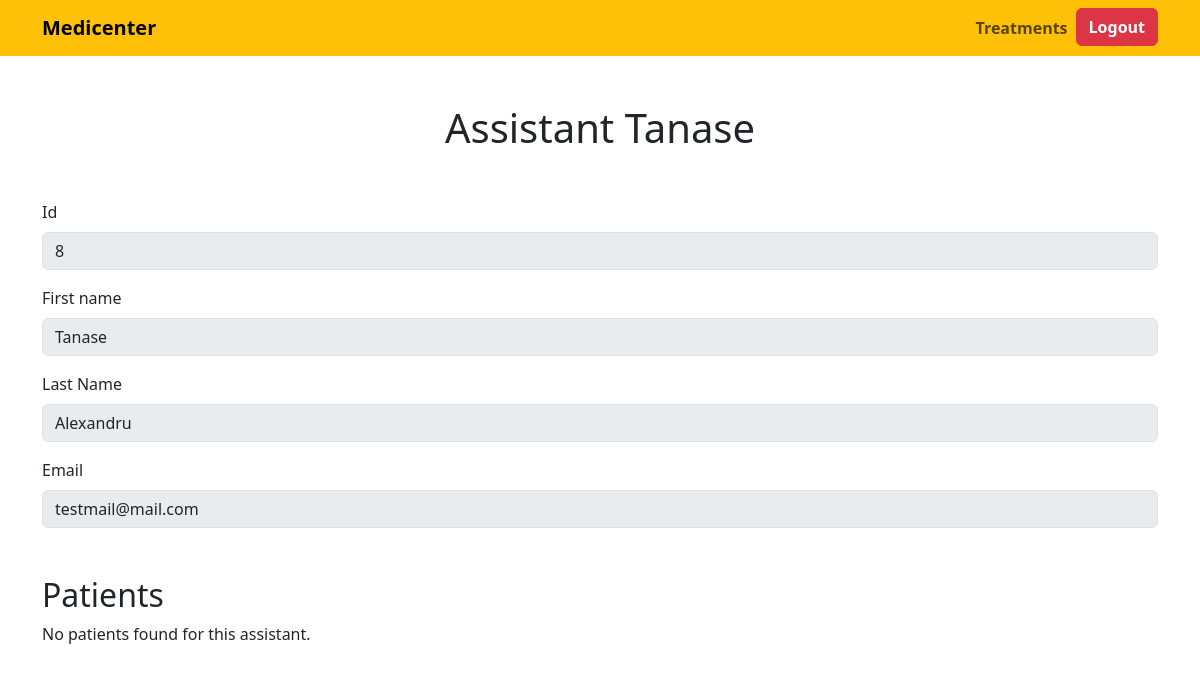
The page /assistants/8 (signed in) on the database as committed earlier.
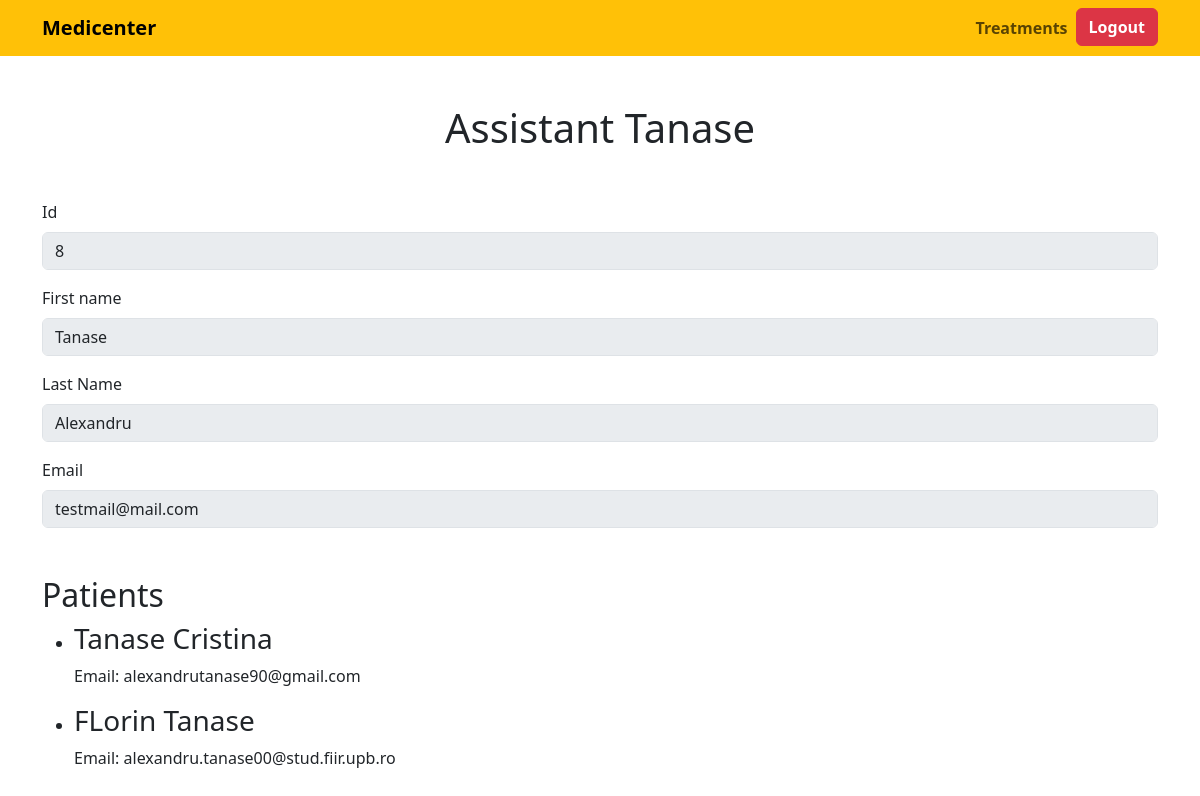
The same page on the database as committed later.
### api/models.py (models this page shows, shortened)
class Patient(models.Model):
    first_name = models.CharField(max_length=30, null=True)
    last_name = models.CharField(max_length=30, null=True)
    email = models.EmailField(unique=True)
    assistants = models.ManyToManyField(Assistant, related_name='patient_assistants',blank=True)
    created_at = models.DateTimeField(auto_now_add=True)
    updated_at = models.DateTimeField(auto_now=True)

### api/views.py (the view)
# urls.py: path('assistants/<str:pk>', views.view_assistant, name='assistants'),
def view_assistant(request, pk):
    assistant = Assistant.objects.get(id=pk)
    patients = assistant.patients.all()
    context = {'assistant': assistant, 'patients': patients}
    return render(request, 'assistant.html', context)

### api/context_processors.py (called while the page is built)
def user_context(request):
    context = {}
    user_role = None
    user_obj = None
    if request.user.is_authenticated:
        try:
            user_obj = UserProfile.objects.get(user=request.user)
            user_role = user_obj.role
        except UserProfile.DoesNotExist:
            pass
    if user_role == 'doctor' or user_role == 'general_manager':
        context['profile'] = user_obj
    elif user_role == 'assistant':
        context['assistant'] = Assistant.objects.get(user=request.user)
    else:
        context['guest'] = True
    return context

### api/templates/assistant.html (shortened to what this page needs)
{% extends 'main.html' %}
{% block content %}
<div class="mt-5">
    {% if request.user.is_authenticated %}
        {% if profile and profile.role == "general_manager" or "doctor" %}
            <h1 class="text-center mt-3 mb-5">Assistant {{assistant.first_name}}</h1>
            <label for="id" class="form-label">Id</label>
           <input class="form-control mb-3" name="id" type="text" value="{{assistant.id}}" aria-label="Disabled input example" disabled readonly>
           <label for="first_name" class="form-label">First name</label>
           <input class="form-control mb-3" name="first_name" type="text" value="{{assistant.first_name}}" aria-label="Disabled input example" disabled readonly>
           <label for="last_name" class="form-label">Last Name</label>
           <input class="form-control mb-3" name="last_name" type="text" value="{{assistant.last_name}}" aria-label="Disabled input example" disabled readonly>
           <label for="email" class="form-label">Email</label>
           <input class="form-control mb-3s" name="email" type="text" value="{{assistant.email}}" aria-label="Disabled input example" disabled readonly>
           <h2 class="mt-5">Patients</h2>
            {% if patients %}
            <ul>
            {% for patient in patients %}
            <li>
                <h3>{{patient.first_name}} {{patient.last_name}}</h3>
                <p>Email: {{patient.email}}</p>
            </li>
            {% endfor %}
            </ul>
            {% else %}
            <p>No patients found for this assistant.</p>
            {% endif %}
        {% else %}
            <div class="mt-5">
                <h1 class="text-danger">You don't have access this page!</h1>
            </div>
        {% endif %}
    {% else %}
        <div class="mt-5">
            <h1 class="text-danger">You must be logged in to access this page!</h1>
        </div>
    {% endif %}
</div>
{% endblock content %}

Rows that differ between the two databases and show on the page:
now on this page (row edited): Patient: first_name "Tanase", last_name "Cristina", email "alexandrutanase90@gmail.com"
now on this page (row edited): Patient: first_name "FLorin", last_name "Tanase", email "alexandru.tanase00@stud.fiir.upb.ro"
Other text that changed with them:
text no longer shown: "No patients found for this assistant."
